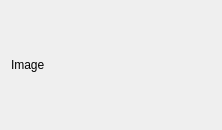
<?xml version="1.0" encoding="UTF-8"?>
<ui version="4.0">
 <class>SlaveInfoFrame</class>
 <widget class="QFrame" name="SlaveInfoFrame">
  <property name="geometry">
   <rect>
    <x>0</x>
    <y>0</y>
    <width>222</width>
    <height>130</height>
   </rect>
  </property>
  <property name="windowTitle">
   <string>Frame</string>
  </property>
  <layout class="QGridLayout" name="gridLayout">
   <item row="0" column="0">
    <widget class="QLabel" name="label_Image">
     <property name="text">
      <string>Image</string>
     </property>
    </widget>
   </item>
   <item row="0" column="1">
    <layout class="QFormLayout" name="formLayout"/>
   </item>
  </layout>
 </widget>
 <resources/>
 <connections/>
</ui>
